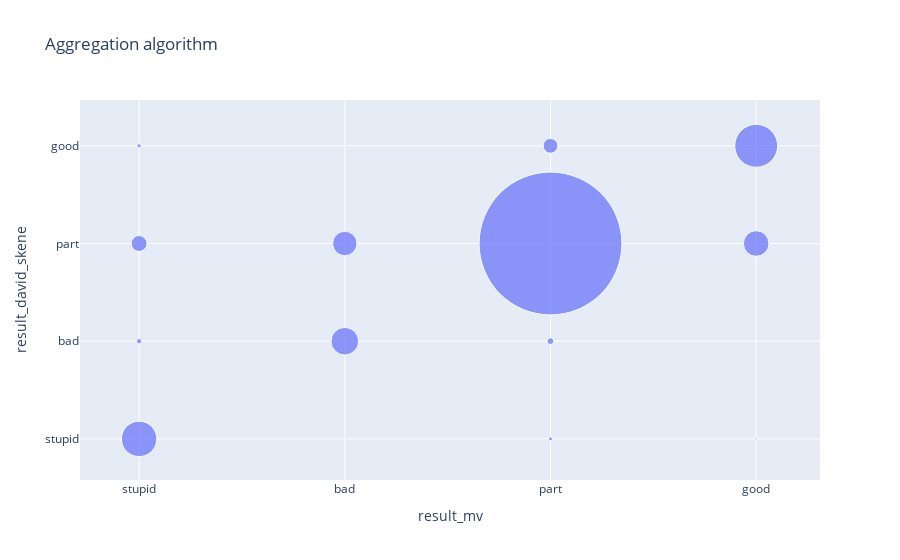

The notebook cell saved with this chart:
### Code cell
import plotly.graph_objects as go

cnt = Counter((pair_of_answers["result_mv"] + "_" + pair_of_answers["result_david_skene"]))


order_dict = {
    "stupid": 1,
    "bad": 2,
    "part": 3,
    "good": 4
}

x = []
y = []
size = []



for key, val in cnt.items():
    x.append(key.split("_")[0])
    y.append(key.split("_")[1])
    size.append(val)

joined = list(zip(x, y, size))

joined = sorted(joined, key = lambda x: order_dict[x[0]] * 10 + order_dict[x[1]] )

x = np.array([item[0] for item in joined])
y = np.array([item[1] for item in joined])
size = np.array([item[2] for item in joined])


fig = go.Figure(data=go.Scatter(
    x=x,
    y=y,
    mode='markers',
    marker=dict(size=size/10,
                ),
    text = size
))
layout = {
        "title" : {
            "text": "Aggregation algorithm",
        },
        "xaxis_title": "result_mv",
        "yaxis_title": "result_david_skene",
    }
fig.update_layout(layout)
fig.show()

### Figure 1 — Plotly figure (JSON) as saved in the notebook; plotly's stock layout.template omitted (floating-point values rounded to 4 significant figures)
{"data": [{"marker": {"size": [35.4, 5.3, 15.9, 4.2, 0.8, 27.6, 24.4, 1.3, 3.9, 6.7, 142.8, 14.8, 2.2, 1.1, 25.6, 42.9]}, "mode": "markers", "text": [354, 53, 159, 42, 8, 276, 244, 13, 39, 67, 1428, 148, 22, 11, 256, 429], "type": "scatter", "x": ["stupid", "stupid", "stupid", "stupid", "bad", "bad", "bad", "bad", "part", "part", "part", "part", "good", "good", "good", "good"], "y": ["stupid", "bad", "part", "good", "stupid", "bad", "part", "good", "stupid", "bad", "part", "good", "stupid", "bad", "part", "good"]}], "layout": {"title": {"text": "Aggregation algorithm"}, "xaxis": {"title": {"text": "result_mv"}}, "yaxis": {"title": {"text": "result_david_skene"}}}}
